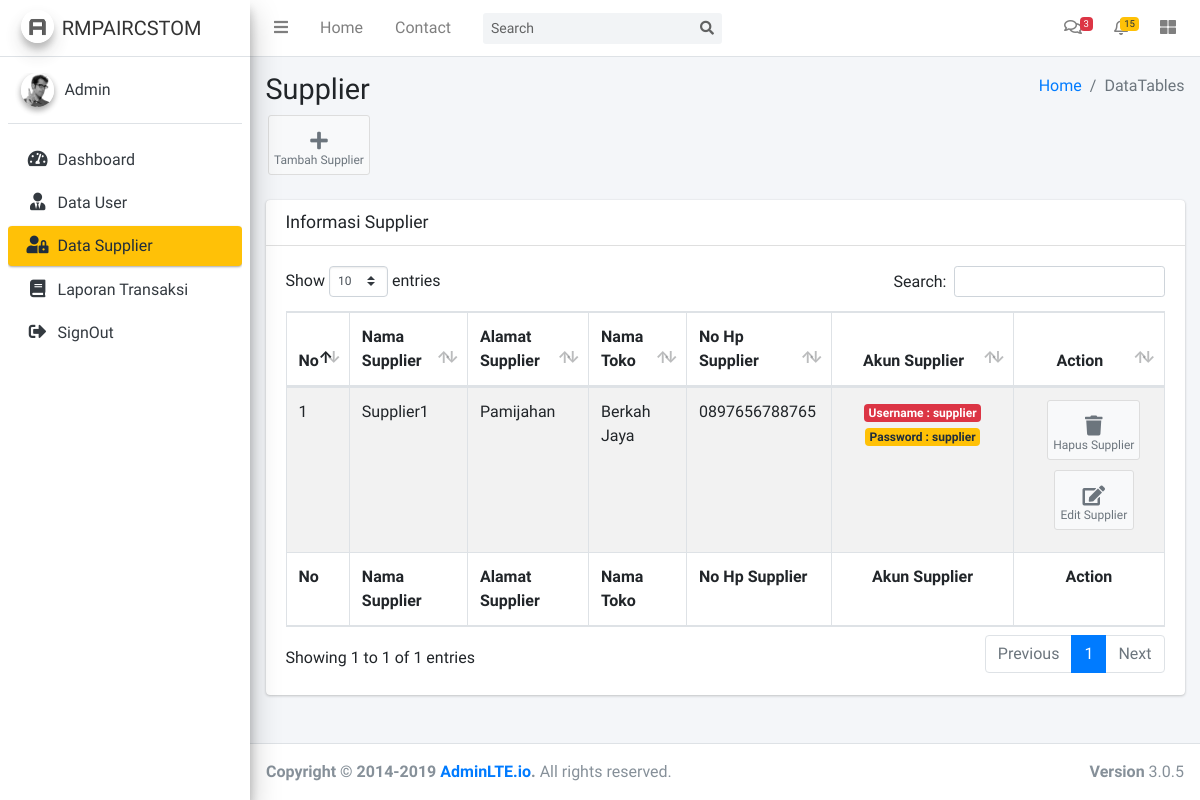
The app's page /Admin/cSupplier (signed in), older data.
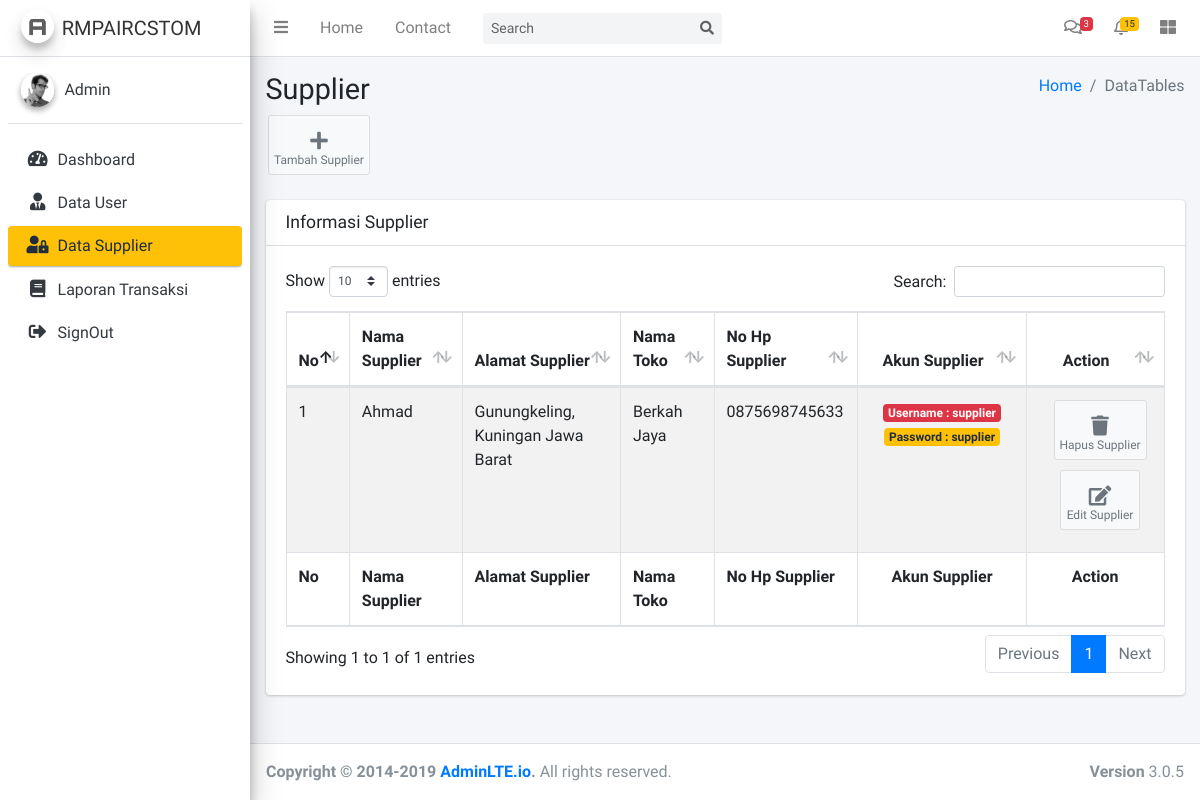
The same page, newer data.
### tables this page shows
CREATE TABLE `supplier` (
  `id_supplier` int(11) NOT NULL,
  `nama_supplier` varchar(125) NOT NULL,
  `alamat_supplier` text NOT NULL,
  `nama_toko` varchar(125) NOT NULL,
  `no_hp_supplier` varchar(15) NOT NULL,
  `username_supp` varchar(125) NOT NULL,
  `pass_supp` varchar(123) NOT NULL
);

### application/controllers/Admin/cSupplier.php (called while the page is built, shortened)
<?php
class cSupplier extends CI_Controller
{
	public function __construct()
	{
		$this->load->model('mDataSupplier');
	}
	public function index()
	{
		$data = array(
			'supplier' => $this->mDataSupplier->select()
		);
		$this->load->view('Admin/Layout/head');
		$this->load->view('Admin/Layout/aside');
		$this->load->view('Admin/DataSupplier/vSupplier', $data);
		$this->load->view('Admin/Layout/footer');
	}
}

### index.php (called while the page is built, shortened)
<?php
require_once BASEPATH.'core/CodeIgniter.php';

### application/models/mDataSupplier.php (called while the page is built, shortened)
<?php
class mDataSupplier extends CI_Model
{
	public function select()
	{
		$this->db->select('*');
		$this->db->from('supplier');
		return $this->db->get()->result();
	}
}

### application/views/Admin/DataSupplier/vSupplier.php (the view, shortened to what this page needs)
<div class="content-wrapper">
	<section class="content-header">
		<div class="container-fluid">
			<div class="row mb-2">
				<div class="col-sm-6">
					<h1>Supplier</h1>
				</div>
				<div class="col-sm-6">
					<ol class="breadcrumb float-sm-right">
						<li class="breadcrumb-item"><a href="#">Home</a></li>
						<li class="breadcrumb-item active">DataTables</li>
					</ol>
				</div>
			</div>
		</div>
		<a href="<?= base_url('Admin/cSupplier/createSupplier') ?>" class="btn btn-app">
			<i class="fas fa-plus"></i> Tambah Supplier
		</a>
	</section>
	<section class="content">
		<div class="container-fluid">
			<div class="row">
				<div class="col-12">
					<div class="card">
						<div class="card-header">
							<h3 class="card-title">Informasi Supplier</h3>
						</div>
						<div class="card-body">
							<table id="example1" class="table table-bordered table-striped">
								<thead>
									<tr>
										<th>No</th>
										<th>Nama Supplier</th>
										<th>Alamat Supplier</th>
										<th>Nama Toko</th>
										<th>No Hp Supplier</th>
										<th class="text-center">Akun Supplier</th>
										<th class="text-center">Action</th>
									</tr>
								</thead>
								<tbody>
									<?php
									$no = 1;
									foreach ($supplier as $key => $value) {
									?>
										<tr>
											<td><?= $no++ ?></td>
											<td><?= $value->nama_supplier ?></td>
											<td><?= $value->alamat_supplier ?></td>
											<td><?= $value->nama_toko ?></td>
											<td><?= $value->no_hp_supplier ?></td>
											<td class="text-center"><span class="badge badge-danger">Username : <?= $value->username_supp ?></span> <span class="badge badge-warning">Password : <?= $value->pass_supp ?></span></td>
											<td class="text-center"> <a href="<?= base_url('Admin/cSupplier/delete/' . $value->id_supplier) ?>" class="btn btn-app">
													<i class="fas fa-trash"></i> Hapus Supplier
												</a> <a href="<?= base_url('Admin/cSupplier/edit/' . $value->id_supplier) ?>" class="btn btn-app">
													<i class="fas fa-edit"></i> Edit Supplier
												</a></td>
										</tr>
									<?php
									}
									?>
								</tbody>
								<tfoot>
									<tr>
										<th>No</th>
										<th>Nama Supplier</th>
										<th>Alamat Supplier</th>
										<th>Nama Toko</th>
										<th>No Hp Supplier</th>
										<th class="text-center">Akun Supplier</th>
										<th class="text-center">Action</th>
									</tr>
								</tfoot>
							</table>
						</div>
					</div>
				</div>
			</div>
		</div>
	</section>
</div>

### application/views/Admin/Layout/head.php (shortened to what this page needs)
<!DOCTYPE html>
<html>
<head>
	<link rel="stylesheet" href="<?= base_url('asset/AdminLTE/') ?>plugins/fontawesome-free/css/all.min.css">
	<link rel="stylesheet" href="https://code.ionicframework.com/ionicons/2.0.1/css/ionicons.min.css">
	<link rel="stylesheet" href="<?= base_url('asset/AdminLTE/') ?>plugins/tempusdominus-bootstrap-4/css/tempusdominus-bootstrap-4.min.css">
	<link rel="stylesheet" href="<?= base_url('asset/AdminLTE/') ?>plugins/icheck-bootstrap/icheck-bootstrap.min.css">
	<link rel="stylesheet" href="<?= base_url('asset/AdminLTE/') ?>plugins/jqvmap/jqvmap.min.css">
	<link rel="stylesheet" href="<?= base_url('asset/AdminLTE/') ?>dist/css/adminlte.min.css">
	<link rel="stylesheet" href="<?= base_url('asset/AdminLTE/') ?>plugins/overlayScrollbars/css/OverlayScrollbars.min.css">
	<link rel="stylesheet" href="<?= base_url('asset/AdminLTE/') ?>plugins/daterangepicker/daterangepicker.css">
	<link rel="stylesheet" href="<?= base_url('asset/AdminLTE/') ?>plugins/summernote/summernote-bs4.css">
	<link rel="stylesheet" href="<?= base_url('asset/AdminLTE/') ?>plugins/datatables-bs4/css/dataTables.bootstrap4.min.css">
	<link rel="stylesheet" href="<?= base_url('asset/AdminLTE/') ?>plugins/datatables-responsive/css/responsive.bootstrap4.min.css">
</head>
<body class="hold-transition sidebar-mini layout-fixed">
	<div class="wrapper">
		<nav class="main-header navbar navbar-expand navbar-white navbar-light">
			<ul class="navbar-nav">
				<li class="nav-item">
					<a class="nav-link" data-widget="pushmenu" href="#" role="button"><i class="fas fa-bars"></i></a>
				</li>
				<li class="nav-item d-none d-sm-inline-block">
					<a href="index3.html" class="nav-link">Home</a>
				</li>
				<li class="nav-item d-none d-sm-inline-block">
					<a href="#" class="nav-link">Contact</a>
				</li>
			</ul>
			<form class="form-inline ml-3">
				<div class="input-group input-group-sm">
					<input class="form-control form-control-navbar" type="search" placeholder="Search" aria-label="Search">
					<div class="input-group-append">
						<button class="btn btn-navbar" type="submit">
							<i class="fas fa-search"></i>
						</button>
					</div>
				</div>
			</form>
			<ul class="navbar-nav ml-auto">
				<li class="nav-item dropdown">
					<a class="nav-link" data-toggle="dropdown" href="#">
						<i class="far fa-comments"></i>
						<span class="badge badge-danger navbar-badge">3</span>
					</a>
				</li>
				<li class="nav-item dropdown">
					<a class="nav-link" data-toggle="dropdown" href="#">
						<span class="badge badge-warning navbar-badge">15</span>
					</a>
				</li>
				<li class="nav-item">
					<a class="nav-link" data-widget="control-sidebar" data-slide="true" href="#" role="button">
						<i class="fas fa-th-large"></i>
					</a>
				</li>
			</ul>
		</nav>

### application/views/Admin/Layout/aside.php
<aside class="main-sidebar sidebar-light-warning elevation-4">
	<a href="index3.html" class="brand-link">
		<img src="<?= base_url('asset/AdminLTE/') ?>dist/img/AdminLTELogo.png" alt="AdminLTE Logo" class="brand-image img-circle elevation-3" style="opacity: .8">
		<span class="brand-text font-weight-light">RMPAIRCSTOM</span>
	</a>
	<div class="sidebar">
		<div class="user-panel mt-3 pb-3 mb-3 d-flex">
			<div class="image">
				<img src="<?= base_url('asset/AdminLTE/') ?>dist/img/user2-160x160.jpg" class="img-circle elevation-2" alt="User Image">
			</div>
			<div class="info">
				<a href="#" class="d-block">Admin</a>
			</div>
		</div>
		<nav class="mt-2">
			<ul class="nav nav-pills nav-sidebar flex-column" data-widget="treeview" role="menu" data-accordion="false">
				<li class="nav-item">
					<a href="<?= base_url('Admin/cDashboard') ?>" class="nav-link <?php if ($this->uri->segment(1) == 'Admin' && $this->uri->segment(2) == 'cDashboard') {
																						echo 'active';
																					}  ?>">
						<i class="nav-icon fas fa-tachometer-alt"></i>
						<p>Dashboard</p>
					</a>
				</li>
				<li class="nav-item">
					<a href="<?= base_url('Admin/cUser') ?>" class="nav-link <?php if ($this->uri->segment(1) == 'Admin' && $this->uri->segment(2) == 'cUser') {
																					echo 'active';
																				}  ?>">
						<i class="nav-icon fas fa-user-tie"></i>
						<p>Data User</p>
					</a>
				</li>
				<li class="nav-item">
					<a href="<?= base_url('Admin/cSupplier') ?>" class="nav-link <?php if ($this->uri->segment(1) == 'Admin' && $this->uri->segment(2) == 'cSupplier') {
																						echo 'active';
																					}  ?>">
						<i class="nav-icon fas fa-user-lock"></i>
						<p>Data Supplier</p>
					</a>
				</li>
				<li class="nav-item">
					<a href="<?= base_url('Admin/cLaporan') ?>" class="nav-link <?php if ($this->uri->segment(1) == 'Admin' && $this->uri->segment(2) == 'cLaporan') {
																					echo 'active';
																				}  ?>">
						<i class="nav-icon fas fa-book"></i>
						<p>Laporan Transaksi</p>
					</a>
				</li>
				<li class="nav-item">
					<a href="<?= base_url('cLogin/logout') ?>" class="nav-link">
						<i class="nav-icon fas fa-sign-out-alt"></i>
						<p>SignOut</p>
					</a>
				</li>
			</ul>
		</nav>
	</div>
</aside>

### application/views/Admin/Layout/footer.php (shortened to what this page needs)
<footer class="main-footer">
  <strong>Copyright &copy; 2014-2019 <a href="http://adminlte.io">AdminLTE.io</a>.</strong>
  All rights reserved.
  <div class="float-right d-none d-sm-inline-block">
    <b>Version</b> 3.0.5
  </div>
</footer>
</div>
</body>
</html>

Row changes from the older to the newer data that the page shows:
changed supplier "Berkah Jaya": nama_supplier "Supplier1" → "Ahmad"; alamat_supplier "Pamijahan" → "Gunungkeling, Kuningan Jawa Barat"; no_hp_supplier "0897656788765" → "0875698745633"
